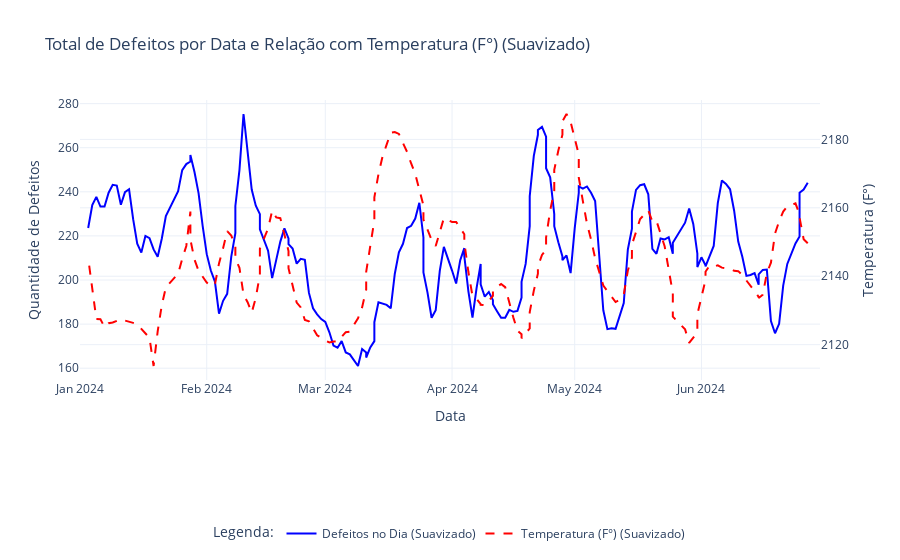
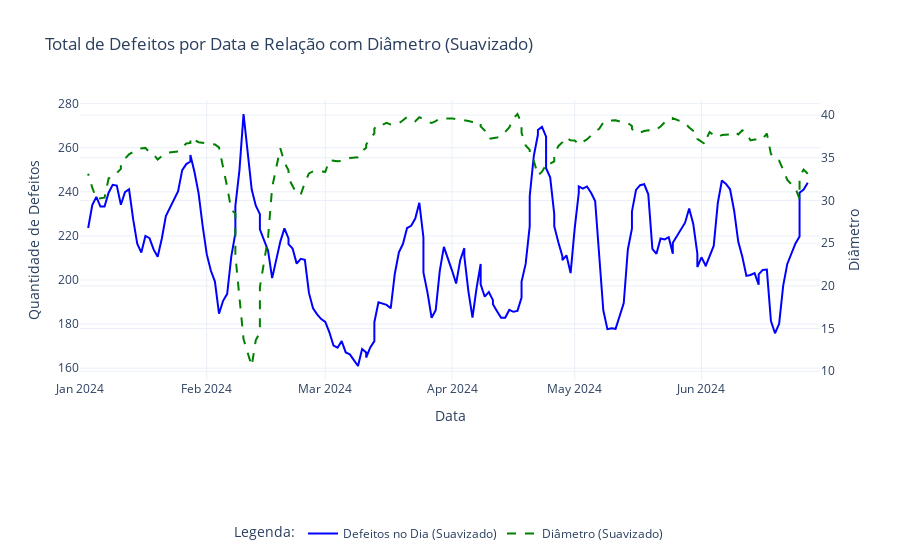
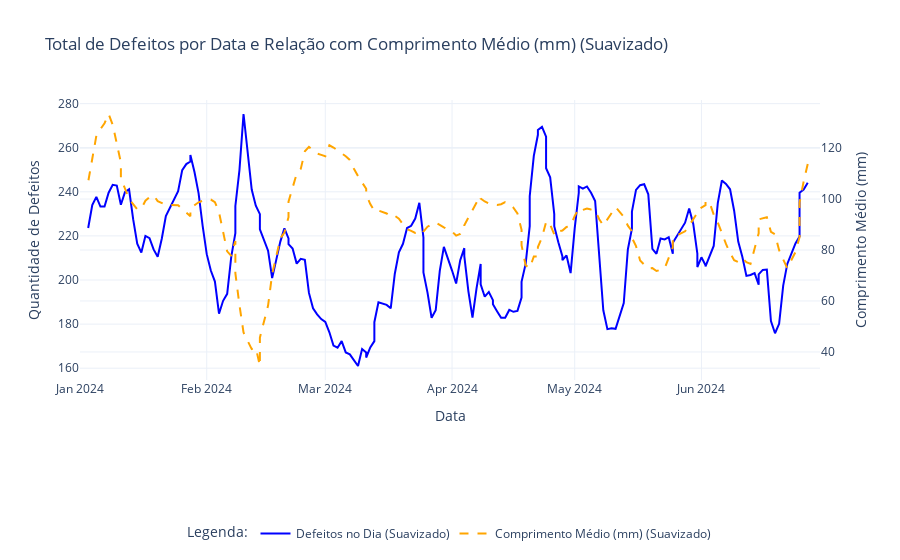
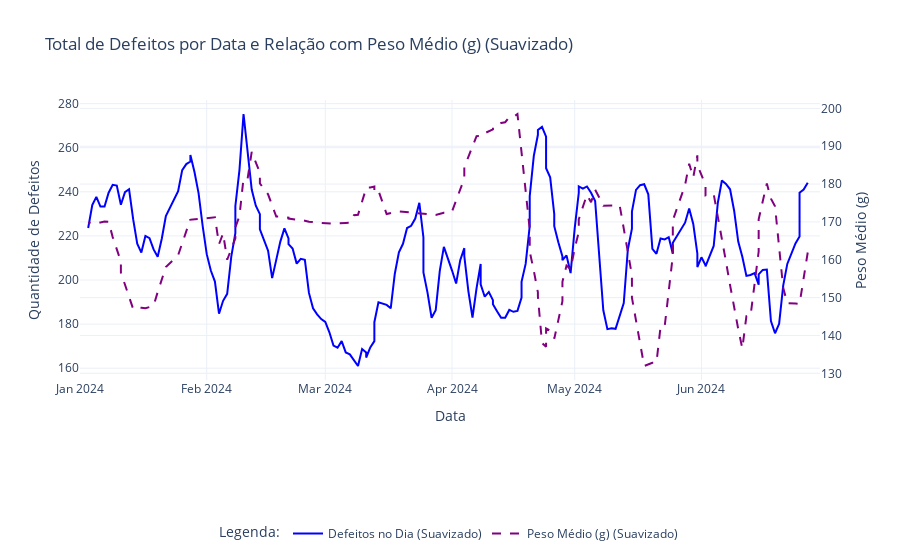

These figures' notebook cell, in order:
### Markdown cell above
### Gráfico de quantidade de defeitos por cada variável de medida da gota, visualizar como cada variável afeta a quantidade de defeitos

### Code cell
# Suavização com Média Móvel
def aplicar_media_movel(series, janela=5):
    return series.rolling(window=janela, center=True).mean()

# Ordenando os dados
df_resumo_geral_reset = df_resumo_geral_reset.sort_values("Data de prod", ascending=False)

# Configuração das variáveis
variaveis = [
    {"coluna": "Temperatura (F°)", "cor": "red", "nome": "Temperatura (F°)"},
    {"coluna": "Diâmetro", "cor": "green", "nome": "Diâmetro"},
    {"coluna": "Comprimento médio (mm)", "cor": "orange", "nome": "Comprimento Médio (mm)"},
    {"coluna": "Peso médio (g)", "cor": "purple", "nome": "Peso Médio (g)"}
]

# Tamanho da janela para a suavização
janela_suavizacao = 7

for var in variaveis:
    fig = go.Figure()

    # Suavizando as séries temporais
    defeitos_suavizados = aplicar_media_movel(df_resumo_geral_reset["Total de Defeitos no Dia"], janela=janela_suavizacao)
    coluna_suavizada = aplicar_media_movel(df_resumo_geral_reset[var["coluna"]], janela=janela_suavizacao)

    # Gráfico dos defeitos suavizados
    fig.add_trace(
        go.Scatter(
            x=df_resumo_geral_reset["Data de prod"],
            y=defeitos_suavizados,
            mode="lines",
            name="Defeitos no Dia (Suavizado)",
            line=dict(color="blue")
        )
    )

    # Gráfico da variável suavizada
    fig.add_trace(
        go.Scatter(
            x=df_resumo_geral_reset["Data de prod"],
            y=coluna_suavizada,
            mode="lines",
            name=f"{var['nome']} (Suavizado)",
            line=dict(color=var["cor"], dash="dash"),
            yaxis="y2"
        )
    )

    # Atualizando o layout
    fig.update_layout(
        title=f"Total de Defeitos por Data e Relação com {var['nome']} (Suavizado)",
        xaxis=dict(title="Data"),
        yaxis=dict(
            title="Quantidade de Defeitos"
        ),
        yaxis2=dict(
            title=var["nome"],
            overlaying="y",
            side="right"
        ),
        legend_title="Legenda:",
        template="plotly_white"
    )

    fig.update_layout(
    legend=dict(
        orientation="h",  # Orientação horizontal
        yanchor="bottom",  # Ancoragem no fundo
        y=-0.6,  # Posiciona abaixo do gráfico
        xanchor="center",  # Centraliza horizontalmente
        x=0.5  # Posição horizontal central
        )
    )


    # Exibindo o gráfico
    fig.show()

### Figure 1 — Plotly figure (JSON) as saved in the notebook; plotly's stock layout.template omitted (floating-point values rounded to 4 significant figures; data arrays with more than 128 entries replaced by an {"elided": "..."} marker saying what was removed)
{"data": [{"line": {"color": "blue"}, "mode": "lines", "name": "Defeitos no Dia (Suavizado)", "type": "scatter", "x": {"elided": "200 str values"}, "y": {"elided": "200 float values"}}, {"line": {"color": "red", "dash": "dash"}, "mode": "lines", "name": "Temperatura (F°) (Suavizado)", "type": "scatter", "x": {"elided": "200 str values"}, "y": {"elided": "200 float values"}, "yaxis": "y2"}], "layout": {"legend": {"orientation": "h", "title": {"text": "Legenda:"}, "x": 0.5, "xanchor": "center", "y": -0.6, "yanchor": "bottom"}, "title": {"text": "Total de Defeitos por Data e Relação com Temperatura (F°) (Suavizado)"}, "xaxis": {"title": {"text": "Data"}}, "yaxis": {"title": {"text": "Quantidade de Defeitos"}}, "yaxis2": {"overlaying": "y", "side": "right", "title": {"text": "Temperatura (F°)"}}}}

### Figure 2 — Plotly figure (JSON) as saved in the notebook; plotly's stock layout.template omitted (floating-point values rounded to 4 significant figures; data arrays with more than 128 entries replaced by an {"elided": "..."} marker saying what was removed)
{"data": [{"line": {"color": "blue"}, "mode": "lines", "name": "Defeitos no Dia (Suavizado)", "type": "scatter", "x": {"elided": "200 str values"}, "y": {"elided": "200 float values"}}, {"line": {"color": "green", "dash": "dash"}, "mode": "lines", "name": "Diâmetro (Suavizado)", "type": "scatter", "x": {"elided": "200 str values"}, "y": {"elided": "200 float values"}, "yaxis": "y2"}], "layout": {"legend": {"orientation": "h", "title": {"text": "Legenda:"}, "x": 0.5, "xanchor": "center", "y": -0.6, "yanchor": "bottom"}, "title": {"text": "Total de Defeitos por Data e Relação com Diâmetro (Suavizado)"}, "xaxis": {"title": {"text": "Data"}}, "yaxis": {"title": {"text": "Quantidade de Defeitos"}}, "yaxis2": {"overlaying": "y", "side": "right", "title": {"text": "Diâmetro"}}}}

### Figure 3 — Plotly figure (JSON) as saved in the notebook; plotly's stock layout.template omitted (floating-point values rounded to 4 significant figures; data arrays with more than 128 entries replaced by an {"elided": "..."} marker saying what was removed)
{"data": [{"line": {"color": "blue"}, "mode": "lines", "name": "Defeitos no Dia (Suavizado)", "type": "scatter", "x": {"elided": "200 str values"}, "y": {"elided": "200 float values"}}, {"line": {"color": "orange", "dash": "dash"}, "mode": "lines", "name": "Comprimento Médio (mm) (Suavizado)", "type": "scatter", "x": {"elided": "200 str values"}, "y": {"elided": "200 float values"}, "yaxis": "y2"}], "layout": {"legend": {"orientation": "h", "title": {"text": "Legenda:"}, "x": 0.5, "xanchor": "center", "y": -0.6, "yanchor": "bottom"}, "title": {"text": "Total de Defeitos por Data e Relação com Comprimento Médio (mm) (Suavizado)"}, "xaxis": {"title": {"text": "Data"}}, "yaxis": {"title": {"text": "Quantidade de Defeitos"}}, "yaxis2": {"overlaying": "y", "side": "right", "title": {"text": "Comprimento Médio (mm)"}}}}

### Figure 4 — Plotly figure (JSON) as saved in the notebook; plotly's stock layout.template omitted (floating-point values rounded to 4 significant figures; data arrays with more than 128 entries replaced by an {"elided": "..."} marker saying what was removed)
{"data": [{"line": {"color": "blue"}, "mode": "lines", "name": "Defeitos no Dia (Suavizado)", "type": "scatter", "x": {"elided": "200 str values"}, "y": {"elided": "200 float values"}}, {"line": {"color": "purple", "dash": "dash"}, "mode": "lines", "name": "Peso Médio (g) (Suavizado)", "type": "scatter", "x": {"elided": "200 str values"}, "y": {"elided": "200 float values"}, "yaxis": "y2"}], "layout": {"legend": {"orientation": "h", "title": {"text": "Legenda:"}, "x": 0.5, "xanchor": "center", "y": -0.6, "yanchor": "bottom"}, "title": {"text": "Total de Defeitos por Data e Relação com Peso Médio (g) (Suavizado)"}, "xaxis": {"title": {"text": "Data"}}, "yaxis": {"title": {"text": "Quantidade de Defeitos"}}, "yaxis2": {"overlaying": "y", "side": "right", "title": {"text": "Peso Médio (g)"}}}}
